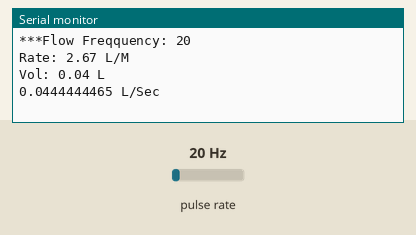
The sketch below on a simulated Arduino Uno, built with avr-gcc and run on an emulated ATmega328P. Parts: the last lines printed to the serial monitor. Wiring (inferred from the names in the program): pulse sensor: data pin 2. The inputs (shaded band) are chosen by the test bench; at power-on: pulse rate 20 Hz.

Above: at 1.2 s.
1.3 s: pulse rate (sensor on pin 2) set to 4 Hz
At 2.6 s:
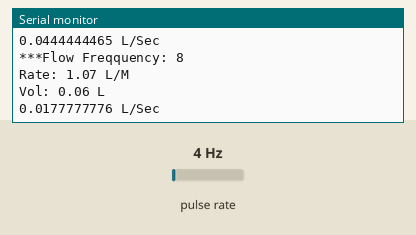
2.8 s: pulse rate (sensor on pin 2) set to 50 Hz
At 3.8 s:
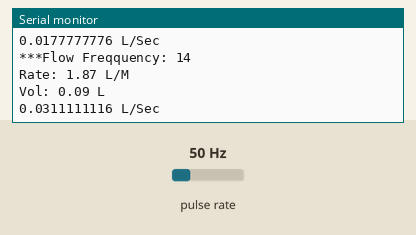
Timing chart, 0 to 5.8 s (numbered marks = the images above; inputs shaded):
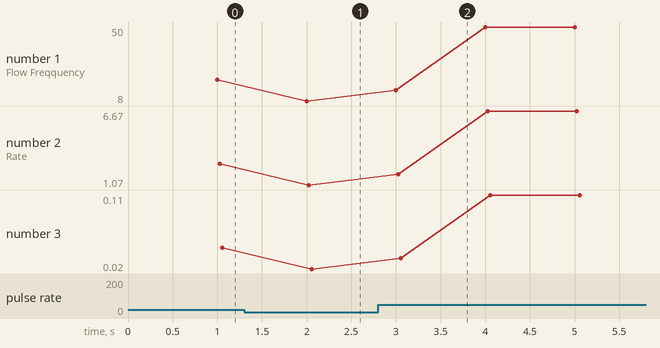

The sketch:

Water_Flow_Sensor_UNO.ino
```cpp
//Name: Harshith R
//Roll number: 211039004
//Team members: Harsha SK(211039011), Karthik MN(210981012, Manasa MK(211039034)
//Task: (MCA group task) Interfacing Arduino Uno with Water flow sensor (Model: YF-S201)

float vol = 0.0, l_minute;
unsigned char flowsensor = 2;//Sensor Input Digital pin (multiplexed functionality INT0)
unsigned long currentTime; //to measure and print values per sesond
unsigned long cloopTime; //to measure and print values per sesond
unsigned long flow_frequency; //rate of change of hall sensor value

void flow () // Interrupt function to increment flow
{
   flow_frequency++; //each time the
}

void setup()
{
   Serial.begin(9600);//to print data serially over serial monitor
   pinMode(flowsensor, INPUT); //pin configurations
   digitalWrite(flowsensor, HIGH); // Optional Internal Pull-Up
   attachInterrupt(digitalPinToInterrupt(flowsensor), flow, RISING); // Setup Interrupt with INT0(pin 2)
}

void loop ()
{
   currentTime = millis(); // Every second, calculate and print litres/hour

   if(currentTime >= (cloopTime + 1000)) //enters only after each second
   {
      cloopTime = currentTime; // Updates cloopTime

      if(flow_frequency != 0) //when there is water flow
      {
        Serial.print("***Flow Freqquency: ");
        Serial.println(flow_frequency);
        l_minute = (flow_frequency / 7.5); // (Pulse frequency x 60 min) / 7.5

        Serial.print("Rate: ");
        Serial.print(l_minute);
        Serial.println(" L/M");

        l_minute = l_minute/60;//to convert to liters/hours
        vol = vol + l_minute;

        Serial.print("Vol: ");
        Serial.print(vol);
        Serial.println(" L");
        flow_frequency = 0; // Reset counter to newly check flow frequency
        Serial.print(l_minute, DEC); // prints litres/hour (DEC does the type casting to decimal)
        Serial.println(" L/Sec");
      }

     else //when there is no water flow
      {
        Serial.println("**********No data**********");
      }
   }
}
```

Measured:
- after the input at 1.3 s, the serial monitor: prints a new line after 0.70 s (image 1)
- after the input at 2.8 s, the serial monitor: prints a new line after 0.20 s (image 2)
- plotted number 1: 20 → 8 after the input at 1.3 s, 8 → 50 after the input at 2.8 s
- plotted number 2: 2.67 → 1.07 after the input at 1.3 s, 1.07 → 6.67 after the input at 2.8 s
- plotted number 3: 0.04 → 0.02 after the input at 1.3 s, 0.02 → 0.11 after the input at 2.8 s
